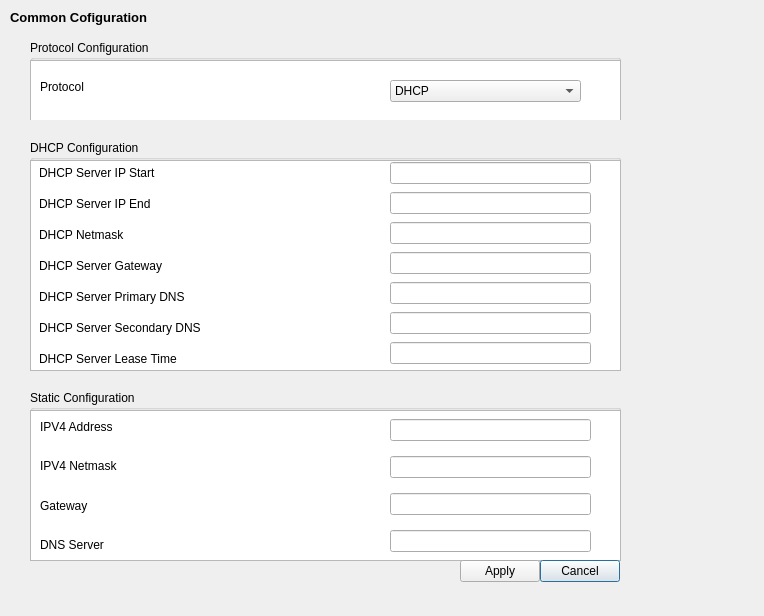
<?xml version="1.0" encoding="UTF-8"?>
<ui version="4.0">
 <class>CommonConfigurationDialog</class>
 <widget class="QDialog" name="CommonConfigurationDialog">
  <property name="geometry">
   <rect>
    <x>0</x>
    <y>0</y>
    <width>764</width>
    <height>616</height>
   </rect>
  </property>
  <property name="windowTitle">
   <string>WaveSight | WiFy Configuration via SNMP</string>
  </property>
  <widget class="QLabel" name="label">
   <property name="geometry">
    <rect>
     <x>10</x>
     <y>10</y>
     <width>171</width>
     <height>16</height>
    </rect>
   </property>
   <property name="text">
    <string>&lt;html&gt;&lt;head/&gt;&lt;body&gt;&lt;p&gt;&lt;span style=&quot; font-size:10pt; font-weight:600;&quot;&gt;Common Cofiguration&lt;/span&gt;&lt;/p&gt;&lt;/body&gt;&lt;/html&gt;</string>
   </property>
  </widget>
  <widget class="QGroupBox" name="groupBox_protocol">
   <property name="geometry">
    <rect>
     <x>30</x>
     <y>40</y>
     <width>591</width>
     <height>80</height>
    </rect>
   </property>
   <property name="title">
    <string>Protocol Configuration</string>
   </property>
   <widget class="QColumnView" name="columnView">
    <property name="geometry">
     <rect>
      <x>0</x>
      <y>20</y>
      <width>591</width>
      <height>61</height>
     </rect>
    </property>
   </widget>
   <widget class="QLabel" name="label_protocol">
    <property name="geometry">
     <rect>
      <x>10</x>
      <y>40</y>
      <width>59</width>
      <height>14</height>
     </rect>
    </property>
    <property name="text">
     <string>Protocol</string>
    </property>
   </widget>
   <widget class="QComboBox" name="comboBox_protocol">
    <property name="enabled">
     <bool>true</bool>
    </property>
    <property name="geometry">
     <rect>
      <x>360</x>
      <y>40</y>
      <width>191</width>
      <height>22</height>
     </rect>
    </property>
    <property name="sizePolicy">
     <sizepolicy hsizetype="Preferred" vsizetype="Fixed">
      <horstretch>0</horstretch>
      <verstretch>0</verstretch>
     </sizepolicy>
    </property>
    <item>
     <property name="text">
      <string>DHCP</string>
     </property>
    </item>
    <item>
     <property name="text">
      <string>Static</string>
     </property>
    </item>
   </widget>
   <zorder>columnView</zorder>
   <zorder>label_protocol</zorder>
   <zorder>comboBox_protocol</zorder>
   <zorder></zorder>
  </widget>
  <widget class="QGroupBox" name="groupBox_DHCP">
   <property name="geometry">
    <rect>
     <x>30</x>
     <y>140</y>
     <width>591</width>
     <height>231</height>
    </rect>
   </property>
   <property name="title">
    <string>DHCP Configuration</string>
   </property>
   <widget class="QColumnView" name="columnView_2">
    <property name="geometry">
     <rect>
      <x>0</x>
      <y>20</y>
      <width>591</width>
      <height>211</height>
     </rect>
    </property>
   </widget>
   <widget class="QWidget" name="verticalLayoutWidget">
    <property name="geometry">
     <rect>
      <x>9</x>
      <y>20</y>
      <width>176</width>
      <height>211</height>
     </rect>
    </property>
    <layout class="QVBoxLayout" name="verticalLayout_3">
     <item>
      <widget class="QLabel" name="label_dhcp_1">
       <property name="text">
        <string>DHCP Server IP Start</string>
       </property>
      </widget>
     </item>
     <item>
      <widget class="QLabel" name="label_dhcp_2">
       <property name="text">
        <string>DHCP Server IP End</string>
       </property>
      </widget>
     </item>
     <item>
      <widget class="QLabel" name="label_dhcp_3">
       <property name="text">
        <string>DHCP Netmask</string>
       </property>
      </widget>
     </item>
     <item>
      <widget class="QLabel" name="label_dhcp_4">
       <property name="text">
        <string>DHCP Server Gateway</string>
       </property>
      </widget>
     </item>
     <item>
      <widget class="QLabel" name="label_dhcp_5">
       <property name="text">
        <string>DHCP Server Primary DNS</string>
       </property>
      </widget>
     </item>
     <item>
      <widget class="QLabel" name="label_dhcp_6">
       <property name="text">
        <string>DHCP Server Secondary DNS</string>
       </property>
      </widget>
     </item>
     <item>
      <widget class="QLabel" name="label_dhcp_7">
       <property name="text">
        <string>DHCP Server Lease Time</string>
       </property>
      </widget>
     </item>
    </layout>
   </widget>
   <widget class="QWidget" name="verticalLayoutWidget_2">
    <property name="geometry">
     <rect>
      <x>360</x>
      <y>20</y>
      <width>201</width>
      <height>211</height>
     </rect>
    </property>
    <layout class="QVBoxLayout" name="verticalLayout_4">
     <item>
      <widget class="QLineEdit" name="lineEdit_dhcp_1"/>
     </item>
     <item>
      <widget class="QLineEdit" name="lineEdit_dhcp_2"/>
     </item>
     <item>
      <widget class="QLineEdit" name="lineEdit_dhcp_3"/>
     </item>
     <item>
      <widget class="QLineEdit" name="lineEdit_dhcp_4"/>
     </item>
     <item>
      <widget class="QLineEdit" name="lineEdit_dhcp_5"/>
     </item>
     <item>
      <widget class="QLineEdit" name="lineEdit_dhcp_6"/>
     </item>
     <item>
      <widget class="QLineEdit" name="lineEdit_dhcp_7"/>
     </item>
    </layout>
   </widget>
  </widget>
  <widget class="QGroupBox" name="groupBox_static">
   <property name="geometry">
    <rect>
     <x>30</x>
     <y>390</y>
     <width>591</width>
     <height>171</height>
    </rect>
   </property>
   <property name="title">
    <string>Static Configuration</string>
   </property>
   <widget class="QColumnView" name="columnView_3">
    <property name="geometry">
     <rect>
      <x>0</x>
      <y>20</y>
      <width>591</width>
      <height>151</height>
     </rect>
    </property>
   </widget>
   <widget class="QWidget" name="verticalLayoutWidget_3">
    <property name="geometry">
     <rect>
      <x>10</x>
      <y>20</y>
      <width>121</width>
      <height>151</height>
     </rect>
    </property>
    <layout class="QVBoxLayout" name="verticalLayout_5">
     <item>
      <widget class="QLabel" name="label_static_1">
       <property name="text">
        <string>IPV4 Address</string>
       </property>
      </widget>
     </item>
     <item>
      <widget class="QLabel" name="label_static_2">
       <property name="text">
        <string>IPV4 Netmask</string>
       </property>
      </widget>
     </item>
     <item>
      <widget class="QLabel" name="label_static_3">
       <property name="text">
        <string>Gateway</string>
       </property>
      </widget>
     </item>
     <item>
      <widget class="QLabel" name="label_static_4">
       <property name="text">
        <string>DNS Server</string>
       </property>
      </widget>
     </item>
    </layout>
   </widget>
   <widget class="QWidget" name="verticalLayoutWidget_4">
    <property name="geometry">
     <rect>
      <x>360</x>
      <y>20</y>
      <width>201</width>
      <height>151</height>
     </rect>
    </property>
    <layout class="QVBoxLayout" name="verticalLayout_6">
     <item>
      <widget class="QLineEdit" name="lineEdit_static_1"/>
     </item>
     <item>
      <widget class="QLineEdit" name="lineEdit_static_2"/>
     </item>
     <item>
      <widget class="QLineEdit" name="lineEdit_static_3"/>
     </item>
     <item>
      <widget class="QLineEdit" name="lineEdit_static_4"/>
     </item>
    </layout>
   </widget>
  </widget>
  <widget class="QPushButton" name="pushButton_cancle">
   <property name="geometry">
    <rect>
     <x>540</x>
     <y>560</y>
     <width>80</width>
     <height>22</height>
    </rect>
   </property>
   <property name="text">
    <string>Cancel</string>
   </property>
  </widget>
  <widget class="QPushButton" name="pushButton_apply">
   <property name="geometry">
    <rect>
     <x>460</x>
     <y>560</y>
     <width>80</width>
     <height>22</height>
    </rect>
   </property>
   <property name="text">
    <string>Apply</string>
   </property>
  </widget>
  <zorder>label</zorder>
  <zorder>groupBox_protocol</zorder>
  <zorder>groupBox_DHCP</zorder>
  <zorder>groupBox_static</zorder>
  <zorder>pushButton_cancle</zorder>
  <zorder>pushButton_apply</zorder>
  <zorder>verticalSpacer</zorder>
 </widget>
 <resources/>
 <connections/>
</ui>
